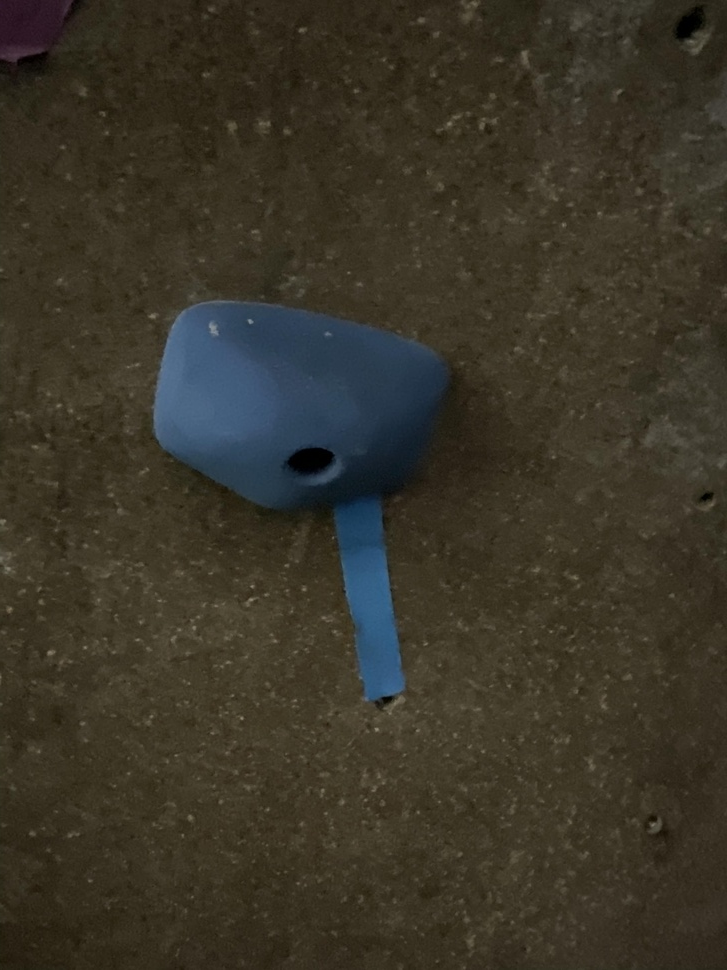
#> input picture Test Holds/IMG_0179.jpg, 727 x 970 px, shrunk from 3024 x 4032 before the run; its folder holds only this picture in this run
$ python k-mean.py
#> lines starting #> are read from the running program, lines starting #| are printed output that depends on the picture
import cv2
import numpy as np
import matplotlib.pyplot as plt
from sklearn.cluster import KMeans
import glob

# Function to detect holds using k-means clustering and show masks
def detect_holds_by_kmeans(image, num_clusters=7):
    output_image = image.copy()

    # Reshape image to a 2D array of pixels
    pixels = image.reshape(-1, 3)

    # Apply KMeans to cluster pixels
    kmeans = KMeans(n_clusters=num_clusters, random_state=42)
    kmeans.fit(pixels)

    # Get the cluster labels and cluster centers (colors)
    labels = kmeans.labels_
    cluster_centers = kmeans.cluster_centers_.astype('uint8')

    # Reshape labels back to the image dimensions
    clustered_image = labels.reshape(image.shape[:2])

    for cluster_idx in range(num_clusters):
        # Mask out all pixels that belong to the current cluster
        mask = (clustered_image == cluster_idx).astype(np.uint8)

        # Find non-zero indices in the mask
        y_indices, x_indices = np.where(mask > 0)

        if len(x_indices) > 0 and len(y_indices) > 0:
            # Calculate the bounding box coordinates
            x_min, x_max = np.min(x_indices), np.max(x_indices)
            y_min, y_max = np.min(y_indices), np.max(y_indices)

            # Get the color for the current cluster (use as the bounding box color)
            box_color = tuple(int(c) for c in cluster_centers[cluster_idx])

            # Draw the bounding box with thicker lines
            cv2.rectangle(output_image, (x_min, y_min), (x_max, y_max), box_color, 20)

        # Show the mask for the current cluster
        plt.figure(figsize=(10, 5))
        plt.subplot(1, 2, 1)
        plt.imshow(mask, cmap='gray')
        plt.title(f'Mask for Cluster {cluster_idx}')
        plt.axis('off')

        plt.subplot(1, 2, 2)
        plt.imshow(output_image)
        plt.title('Detected Holds with Bounding Boxes')
        plt.axis('off')

        plt.show()

    return output_image

def main():
    # Get image file paths
    image_paths = glob.glob(r'Rock-Climbing-Capstone-Project/Test Holds/*.jpg')

    for image_path in image_paths:
        # Load image
        image = cv2.imread(image_path)
#> image is the input picture: shape (970, 727, 3); mean B, G, R 40.3, 52.9, 57.6

        # Convert image to RGB (if needed)
        image_rgb = cv2.cvtColor(image, cv2.COLOR_BGR2RGB)

        # Detect holds using K-means clustering
        output = detect_holds_by_kmeans(image_rgb, num_clusters=7)
#> the loop in detect_holds_by_kmeans, `for cluster_idx in range(num_clusters):` made 7 passes
#> pass 1, in detect_holds_by_kmeans, `plt.show()`:
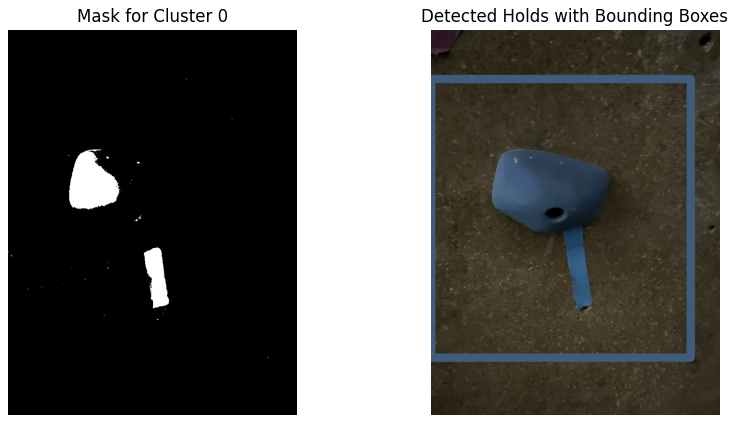
#> figure drawn by matplotlib, 2 panels
#> pass 2, in detect_holds_by_kmeans, `plt.show()`:
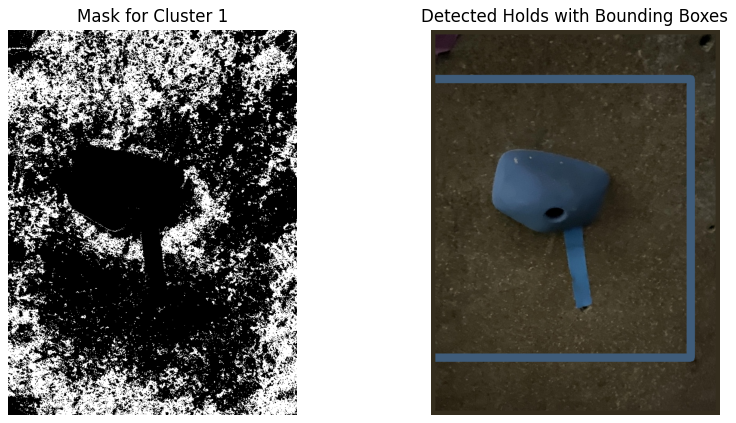
#> figure drawn by matplotlib, 2 panels
#> after the loop in detect_holds_by_kmeans, `for cluster_idx in range(num_clusters):`:
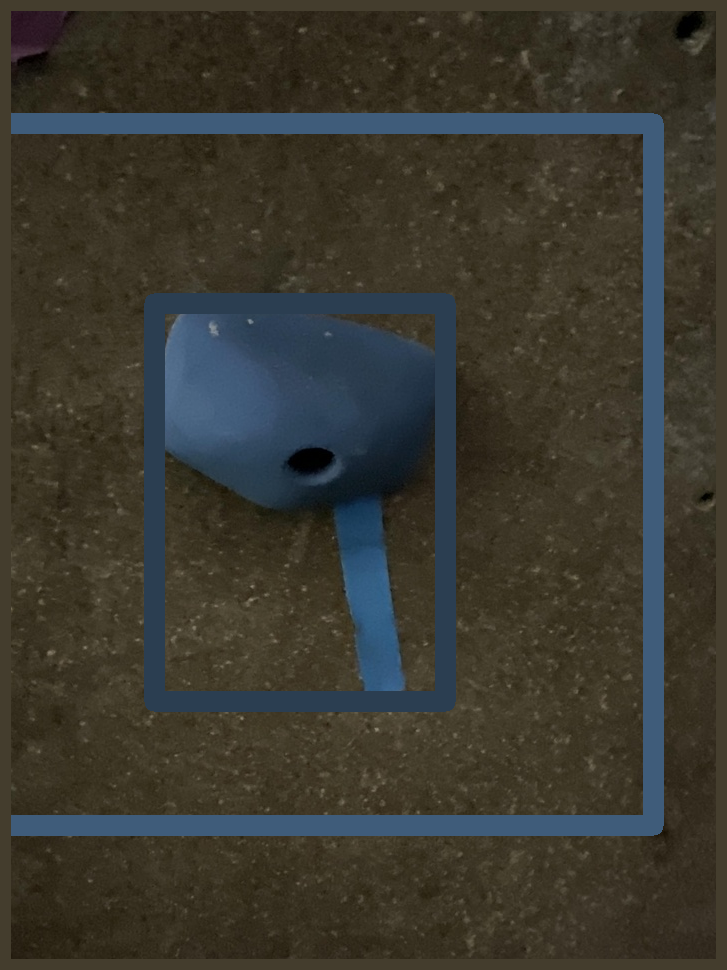
#> output_image: shape (970, 727, 3); mean R, G, B 57.9, 56.3, 47.5

        # Display the result
        plt.figure(figsize=(10, 5))
        plt.imshow(output)
        plt.axis('off')  # Hide axes
        plt.show()

if __name__ == "__main__":
    main()

$ run again, on Test Holds/IMG_0196.jpg
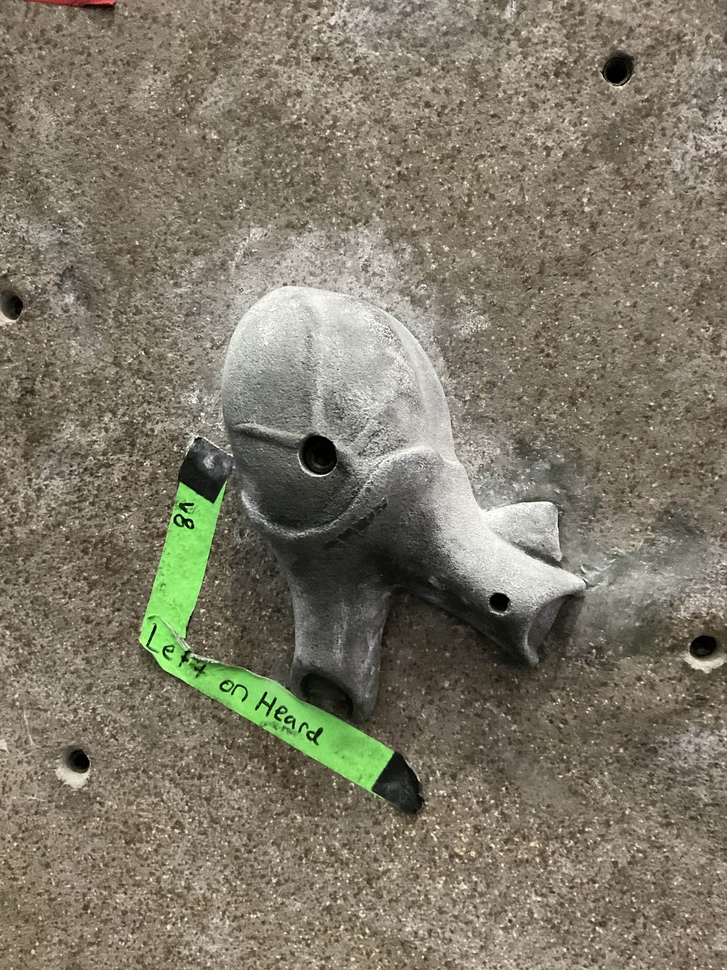
#> input picture Test Holds/IMG_0196.jpg, 727 x 970 px, shrunk from 3024 x 4032 before the run
#> in main, image is the input picture: shape (970, 727, 3); mean B, G, R 104.1, 120.6, 126.8
#> the loop in detect_holds_by_kmeans, `for cluster_idx in range(num_clusters):` made 7 passes
#> pass 1, in detect_holds_by_kmeans, `plt.show()`:
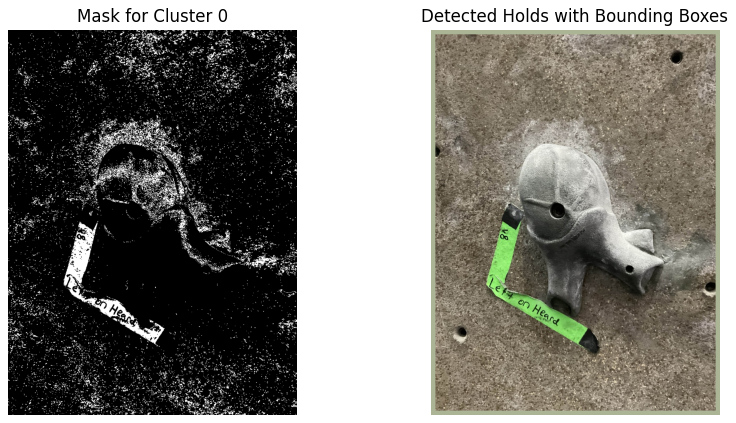
#> figure drawn by matplotlib, 2 panels
#> after the loop in detect_holds_by_kmeans, `for cluster_idx in range(num_clusters):`:
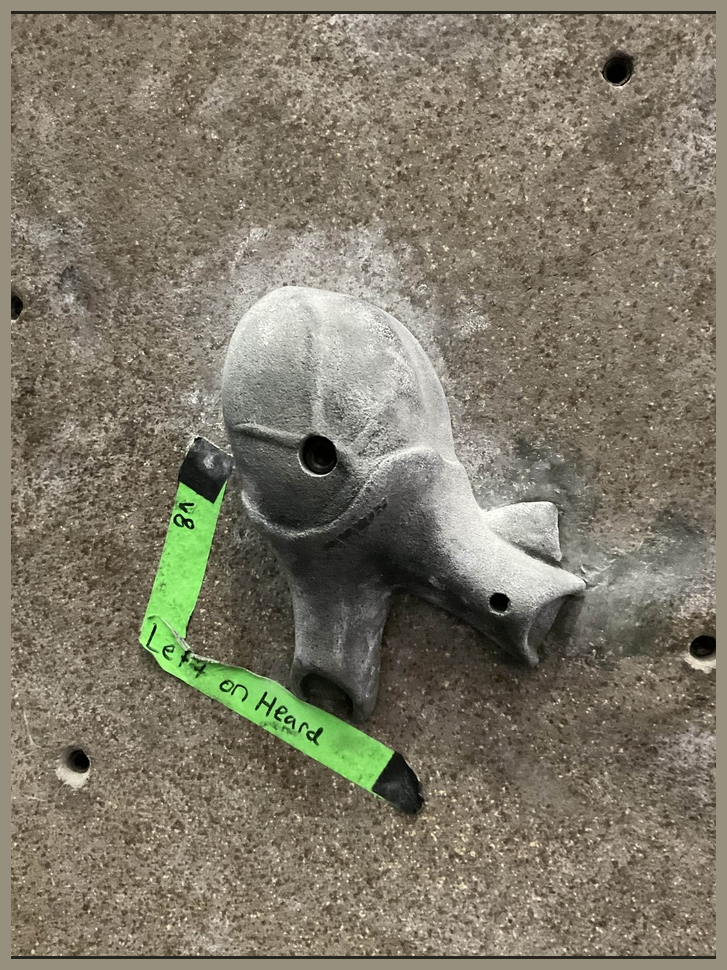
#> output_image: shape (970, 727, 3); mean R, G, B 127.2, 121.2, 104.7

$ run again, on Test Holds/IMG_0201.jpg
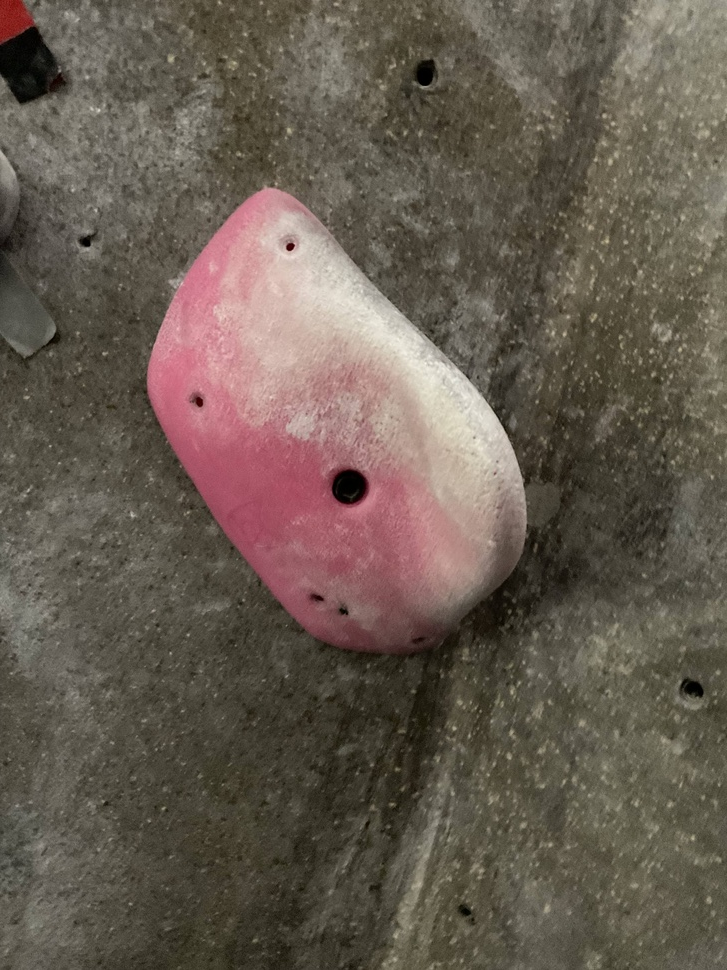
#> input picture Test Holds/IMG_0201.jpg, 727 x 970 px, shrunk from 3024 x 4032 before the run
#> in main, image is the input picture: shape (970, 727, 3); mean B, G, R 80.5, 91.7, 102.8
#> the loop in detect_holds_by_kmeans, `for cluster_idx in range(num_clusters):` made 7 passes
#> pass 1, in detect_holds_by_kmeans, `plt.show()`:
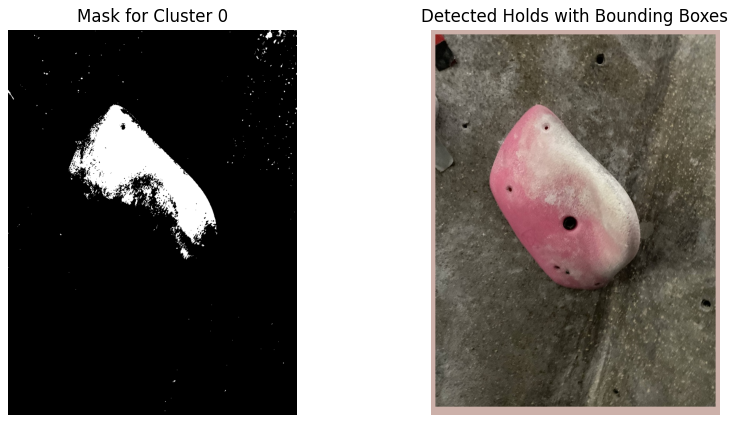
#> figure drawn by matplotlib, 2 panels
#> after the loop in detect_holds_by_kmeans, `for cluster_idx in range(num_clusters):`:
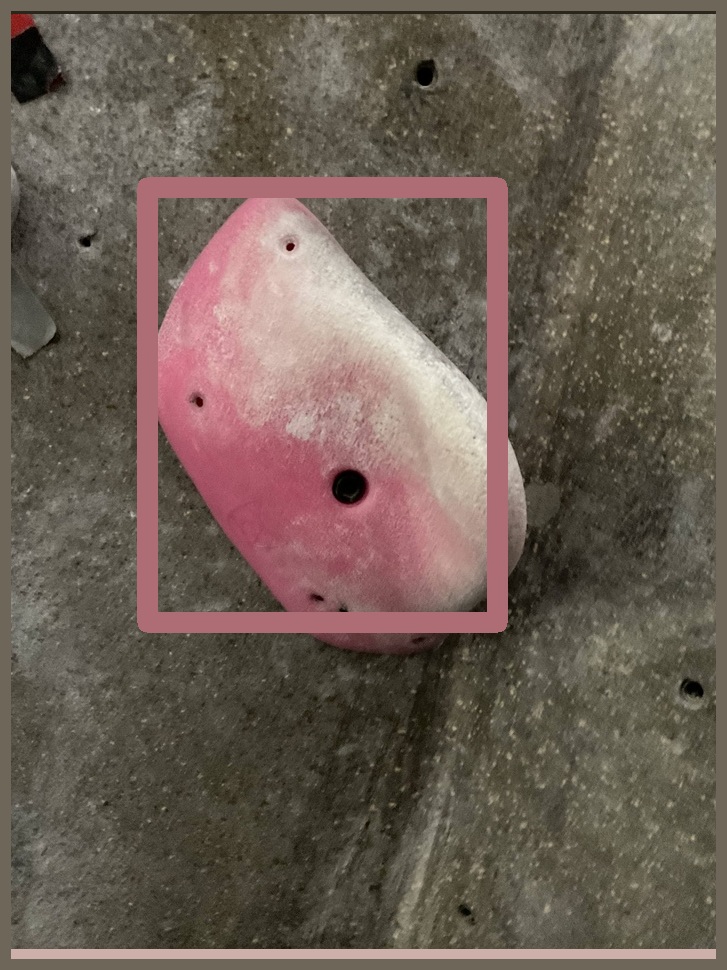
#> output_image: shape (970, 727, 3); mean R, G, B 108, 94.1, 83.8

$ run again, on Test Holds/IMG_0204.jpg
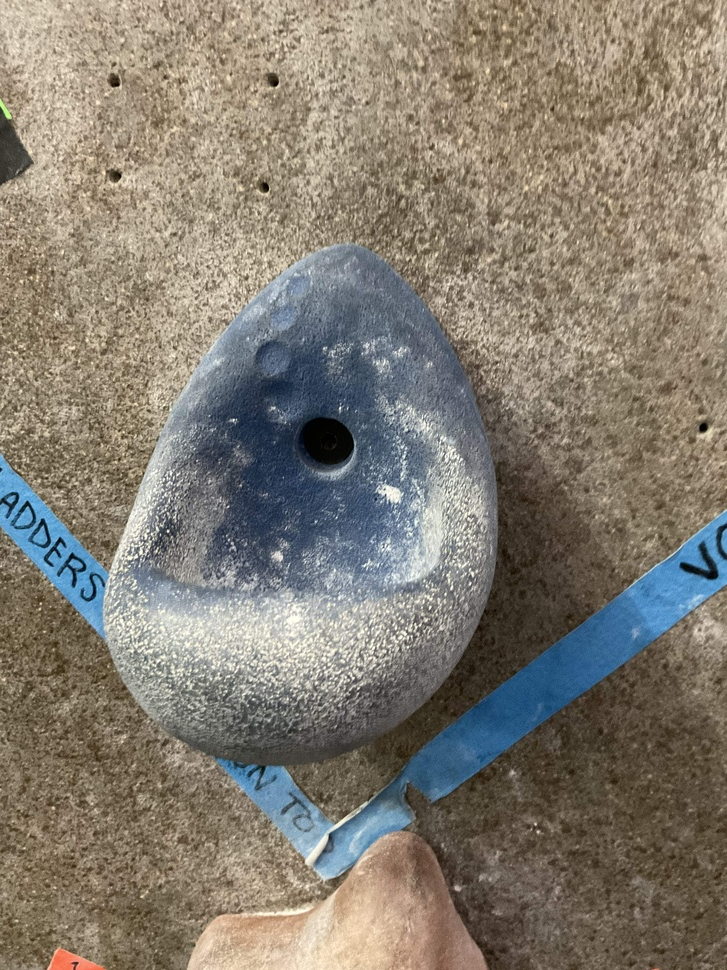
#> input picture Test Holds/IMG_0204.jpg, 727 x 970 px, shrunk from 3024 x 4032 before the run
#> in main, image is the input picture: shape (970, 727, 3); mean B, G, R 113.3, 124.9, 132.1
#> the loop in detect_holds_by_kmeans, `for cluster_idx in range(num_clusters):` made 7 passes
#> pass 1, in detect_holds_by_kmeans, `plt.show()`:
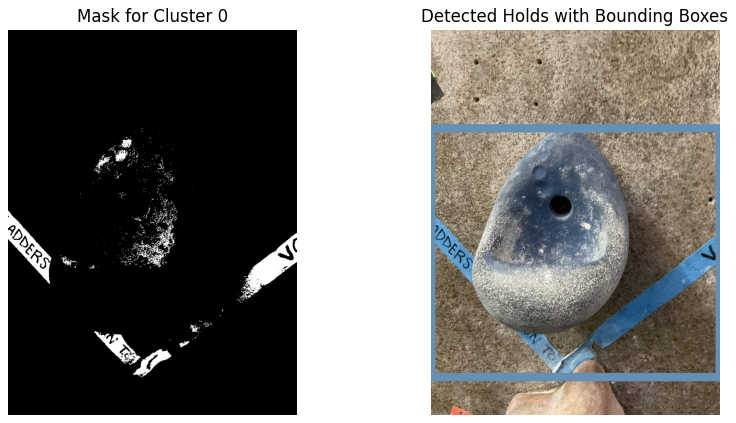
#> figure drawn by matplotlib, 2 panels
#> after the loop in detect_holds_by_kmeans, `for cluster_idx in range(num_clusters):`:
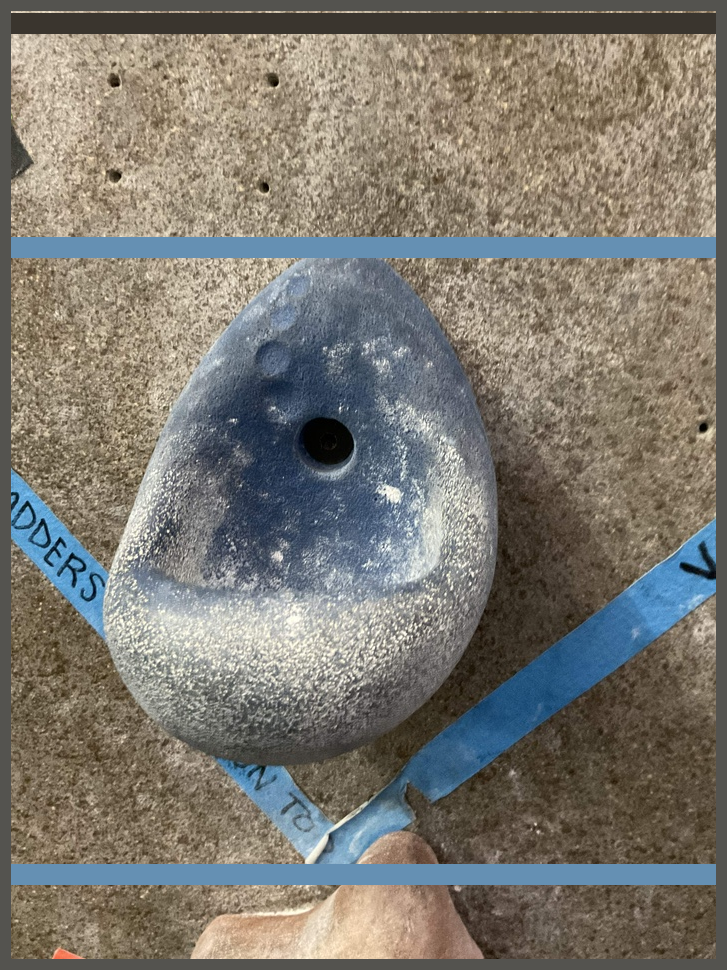
#> output_image: shape (970, 727, 3); mean R, G, B 124.7, 120.9, 112.6

$ run again, on Test Holds/IMG_0181.jpg
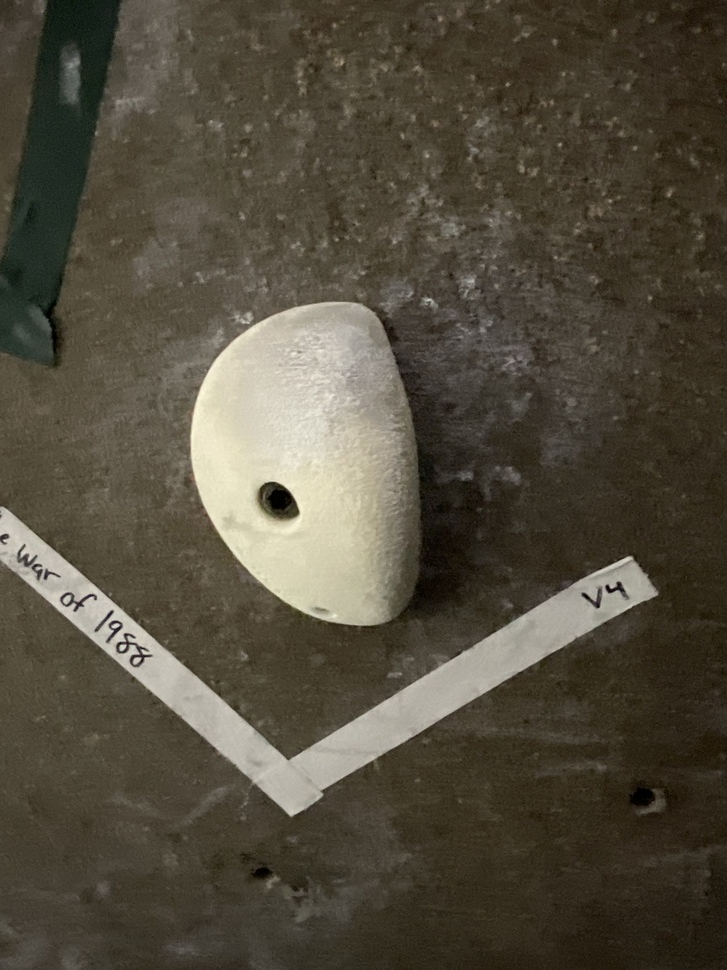
#> input picture Test Holds/IMG_0181.jpg, 727 x 970 px, shrunk from 3024 x 4032 before the run
#> in main, image is the input picture: shape (970, 727, 3); mean B, G, R 62.1, 76.6, 82.9
#> the loop in detect_holds_by_kmeans, `for cluster_idx in range(num_clusters):` made 7 passes
#> pass 1, in detect_holds_by_kmeans, `plt.show()`:
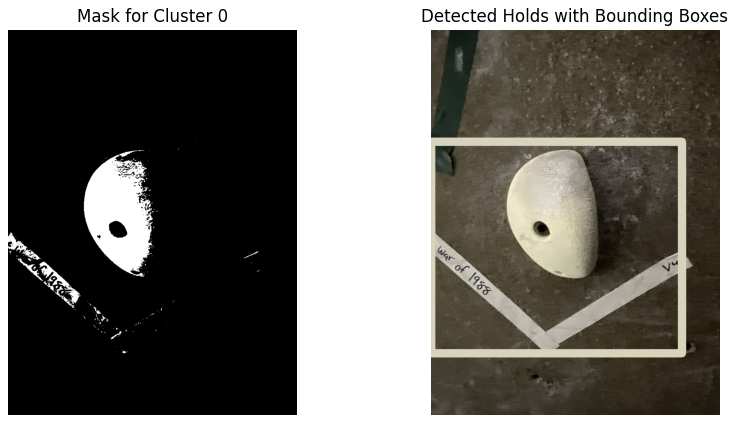
#> figure drawn by matplotlib, 2 panels
#> after the loop in detect_holds_by_kmeans, `for cluster_idx in range(num_clusters):`:
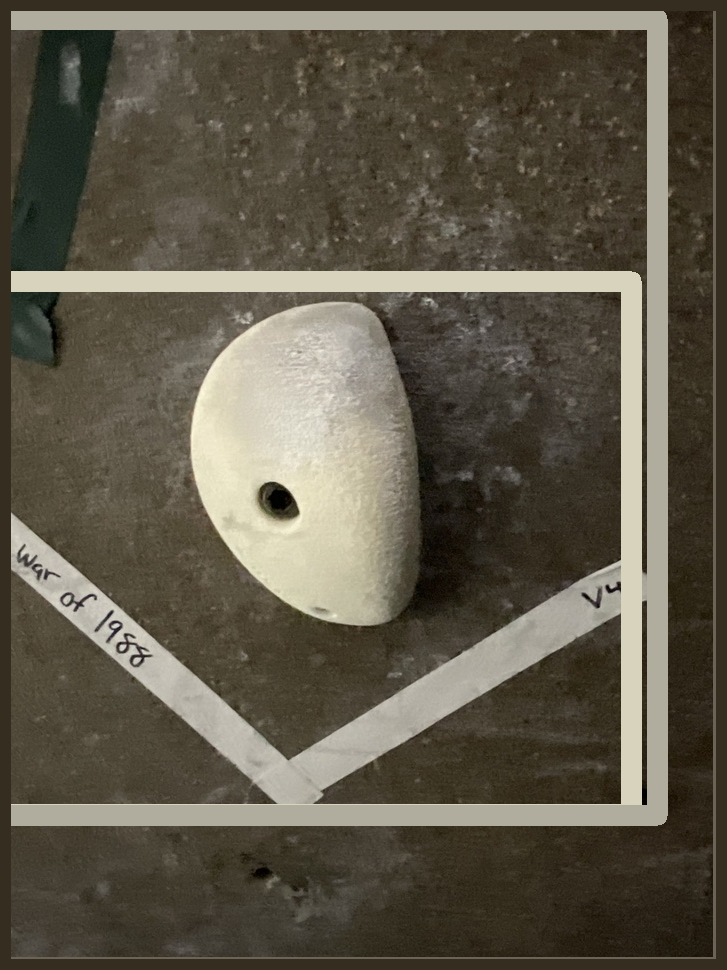
#> output_image: shape (970, 727, 3); mean R, G, B 94.8, 88.6, 73.9
